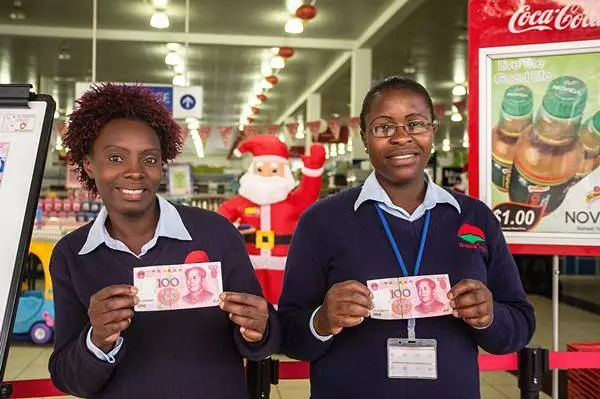
#> input picture input/demos/images/jbbw.jpg, 600 x 399 px, found by its file name
$ python opencv_app.py
#> lines starting #> are read from the running program, lines starting #| are printed output that depends on the picture
#!/usr/bin/env python
# encoding: utf-8

"""
@version: v1.0
@author: zhangyw
@site: http://blog.zhangyingwei.com
@software: PyCharm
@file: opencv_app.py
@time: 2017/11/21 14:09
"""
import os
from PIL import Image,ImageDraw
import cv2
import numpy as np

base_path = "/Users/zhangyw/PycharmProjects/python-demos"
xml_path = os.path.join(base_path,"input/demos/haarcascades","haarcascade_frontalface_default.xml")
image_path = os.path.join(base_path,"input/demos/images")

def trand_image(img):
    if img.ndim == 3:
        gray = cv2.cvtColor(img,cv2.COLOR_BGR2GRAY)
    else:
        gray = img
    return gray

def read_iamge(name = "jbbw.jpg"):
    """
    read image
    :param name:
    :return:
    """
#> called with name = 'jbbw.jpg'
    path = os.path.join(image_path,name)
    img = Image.open(path)
#> img is the input picture: PIL image 600x399 RGB; mean R, G, B 122.8, 98.7, 88.4
    return np.asarray(img)

face_cascade = cv2.CascadeClassifier(xml_path)

img = read_iamge()
gray_img = trand_image(img)
#> in trand_image, `gray = cv2.cvtColor(img,cv2.COLOR_BGR2GRAY)`:
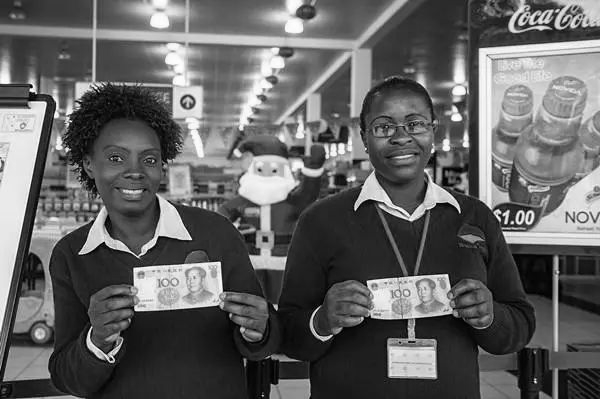
#> gray: shape (399, 600); min 0, max 255, mean 98.4

"""
scale_factor：被检测对象的尺度变化。尺度越大，越容易漏掉检测的对象，但检测速度加快；尺度越小，检测越细致准确，但检测速度变慢。
min_neighbors：数值越大，检测到对象的条件越苛刻；反之检测到对象的条件越宽松；
minSize:检测对象的大小

该方法返回的是一个列表，每个列表元素是长度为四的元组，分别脸部的左上角的x,y值，脸部区域的宽度和高度。
"""
faces = face_cascade.detectMultiScale(
    gray_img,
    scaleFactor=1.1,
    minNeighbors=3,
    minSize=(40,40),
    flags=cv2.CASCADE_SCALE_IMAGE
)
#> faces = [[96, 127, 77, 77], [361, 92, 80, 80]]

print(faces)
#| [[ 96 127  77  77]
#|  [361  92  80  80]]


def get_points(face):
    x = face[0]
    y = face[1]
    w = face[2]
    h = face[3]
    p1 = (x,y)
    p2 = (x+w,y)
    p3 = (x,y+h)
    p4 = (x+w,y+h)
    return [p1,p2,p4,p3,p1]


def draw_image(faces,image = "jbbw.jpg"):
#> called with faces = array of shape (2, 4), image = 'jbbw.jpg'
    img = Image.open(os.path.join(image_path,image))
    draw = ImageDraw.Draw(img)
    for face in faces:
        point = (face[0],face[1])
        draw.line(get_points(face),fill=128,width=2)
#> this loop made 2 passes
#> (x in get_points, y in get_points, w in get_points, h in get_points, p2 in get_points, p3 in get_points, p4 in get_points) on passes 1 to 2: (96, 127, 77, 77, (173, 127), (96, 204), (173, 204)), (361, 92, 80, 80, (441, 92), (361, 172), (441, 172))
    del draw
    img.show()
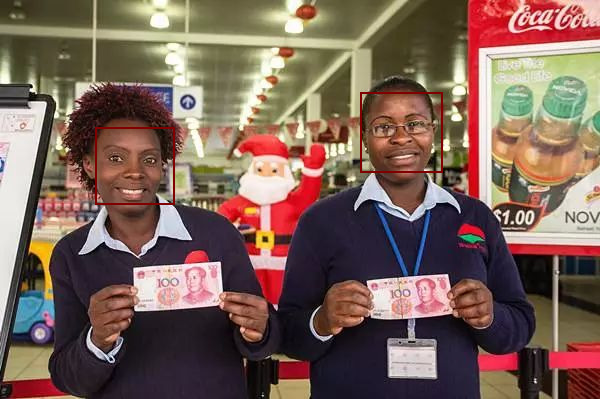
#> shown: PIL image 600x399 RGB; mean R, G, B 122.9, 98.3, 88
draw_image(faces)
